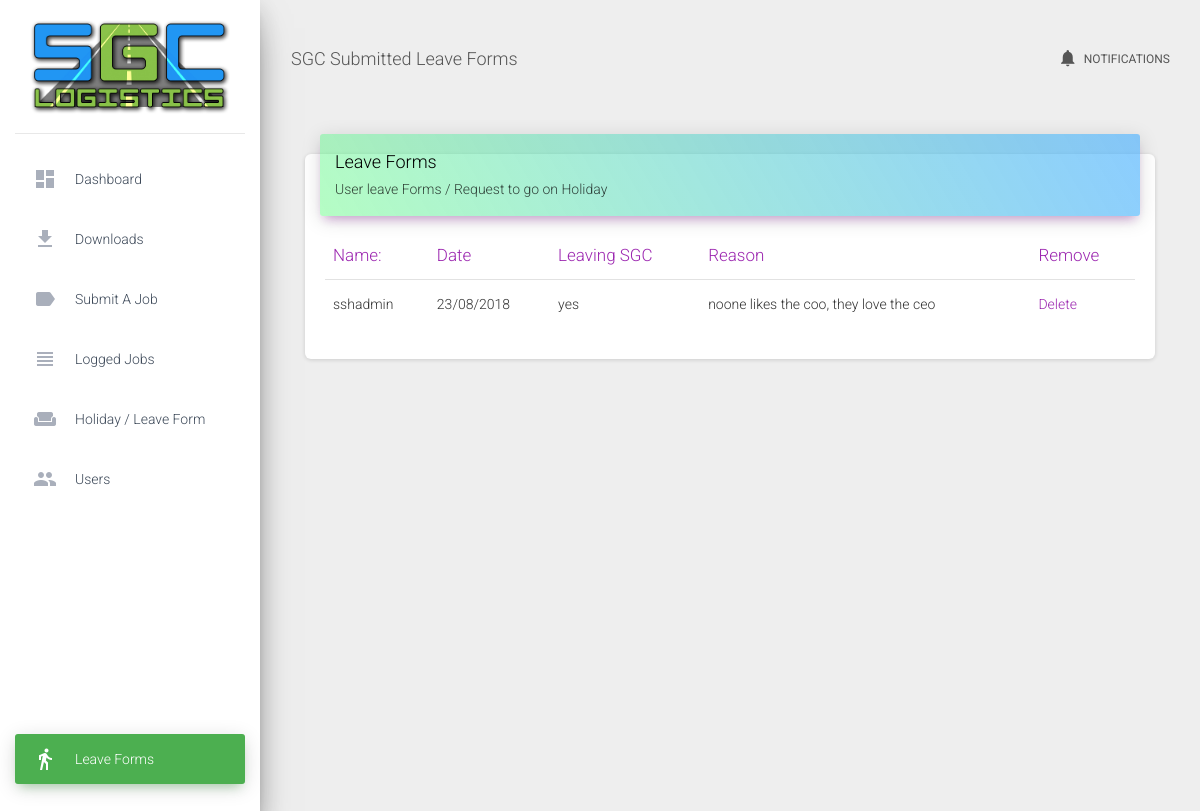
The app's page /leaveforms.php, older data.
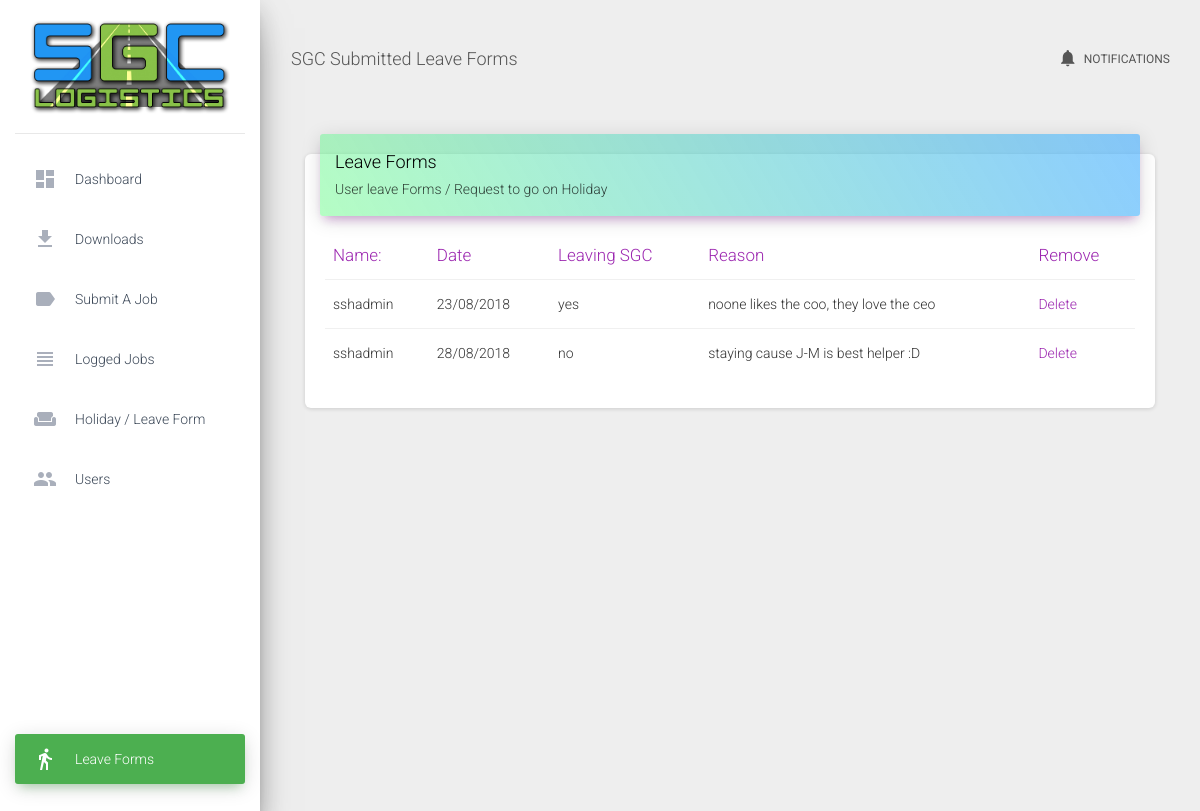
The same page, newer data.
### tables this page shows
CREATE TABLE `loa` (
  `id` int(11) NOT NULL,
  `username` varchar(32) NOT NULL,
  `date` varchar(25) NOT NULL,
  `leaving` varchar(10) NOT NULL,
  `reason` varchar(250) NOT NULL
);

### leaveforms.php (the view, shortened to what the changed rows need)
<!doctype html>
<html lang="en">
<?php require('common/header.php');
?>
<head>
</head>
<body class="">
  <div class="wrapper ">
    <div class="main-panel">
      <div class="content">
        <div class="container-fluid">
                <div class="content">
                    <div class="container-fluid">
                        <div class="row">
                            <div class="col-md-12">
                                <div class="card">
                                    <div class="card-body">
                                        <div class="table-responsive">
                                                <?php
                                                $connection = new Connection();
                                                $conn = $connection->getConnection();
                                                $sql = $conn->prepare("SELECT id, username, date, leaving, reason FROM loa");
                                                $sql->execute();
                                                $result = $sql->fetchAll();
                                                if ($sql->rowCount() > 0) {
                                                    echo "<table class=\"table\">
                                                <thead class=\" text-primary\">
                                                <th>
                                                    Name:
                                                </th>
                                                <th>
                                                    Date
                                                </th>
                                                <th>
                                                    Leaving SGC
                                                </th>
                                                <th>
                                                    Reason
                                                </th>
                                                <th>
                                                    Remove
                                                </th>
                                                </thead>
                                                <tbody>";
                                                    foreach ($result as $row) {
                                                        echo "<tr><td>".$row["username"]."</td><td>".$row["date"]."</td><td>".$row["leaving"]."</td><td>".$row["reason"]."</td><td><a href='common/deleteloaform.php?id={$row['id']}'>Delete</a></td>";
                                                    }
                                                    echo "</tr></table>";
                                                } else {
                                                    echo "0 results";
                                                }
                                                return null;
                                                ?>

Row changes from the older to the newer data that the page shows:
added loa: username "sshadmin", date "28/08/2018", leaving "no", reason "staying cause J-M is best helper :D"
